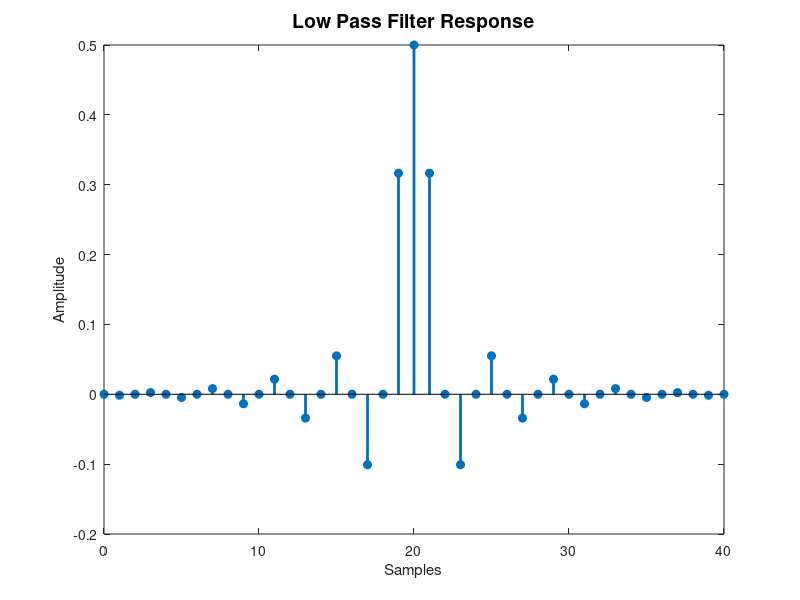
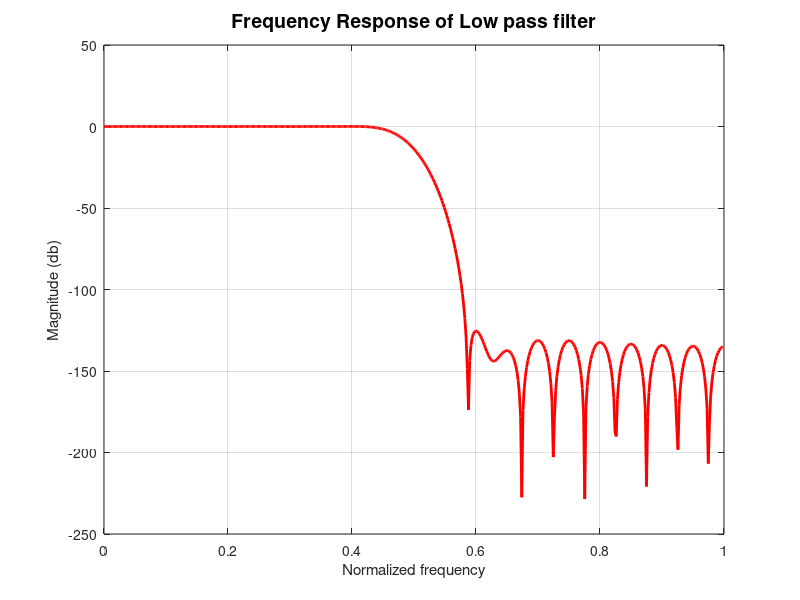

Here is the MATLAB script that generated these plots, in order:
clc;
clear;
close all;
wp=0.4*pi;
ws=0.6*pi;
wc=(wp+ws)/2;
TranBand=ws-wp;
M=8*pi/TranBand;
n=0:1:M;
w=0.54-0.46*cos(2*n*pi/M);
h_d_lpf=(wc/pi)*sinc(wc*(n-M/2)/pi);
h_n=w.*h_d_lpf;
figure
stem(n, h_n, "filled", "linewidth", 2)
xlabel("Samples")
ylabel("Amplitude")
title("Low Pass Filter Response", "FontSize", 14)
figure
%freqz(h_d_lpf)
[h, w]=freqz(h_n);
plot(w/pi, 20*log(abs(h)), "color", "r", "linewidth", 2)
grid on;
xlabel("Normalized frequency")
ylabel("Magnitude (db)")
title("Frequency Response of Low pass filter", "FontSize", 14)